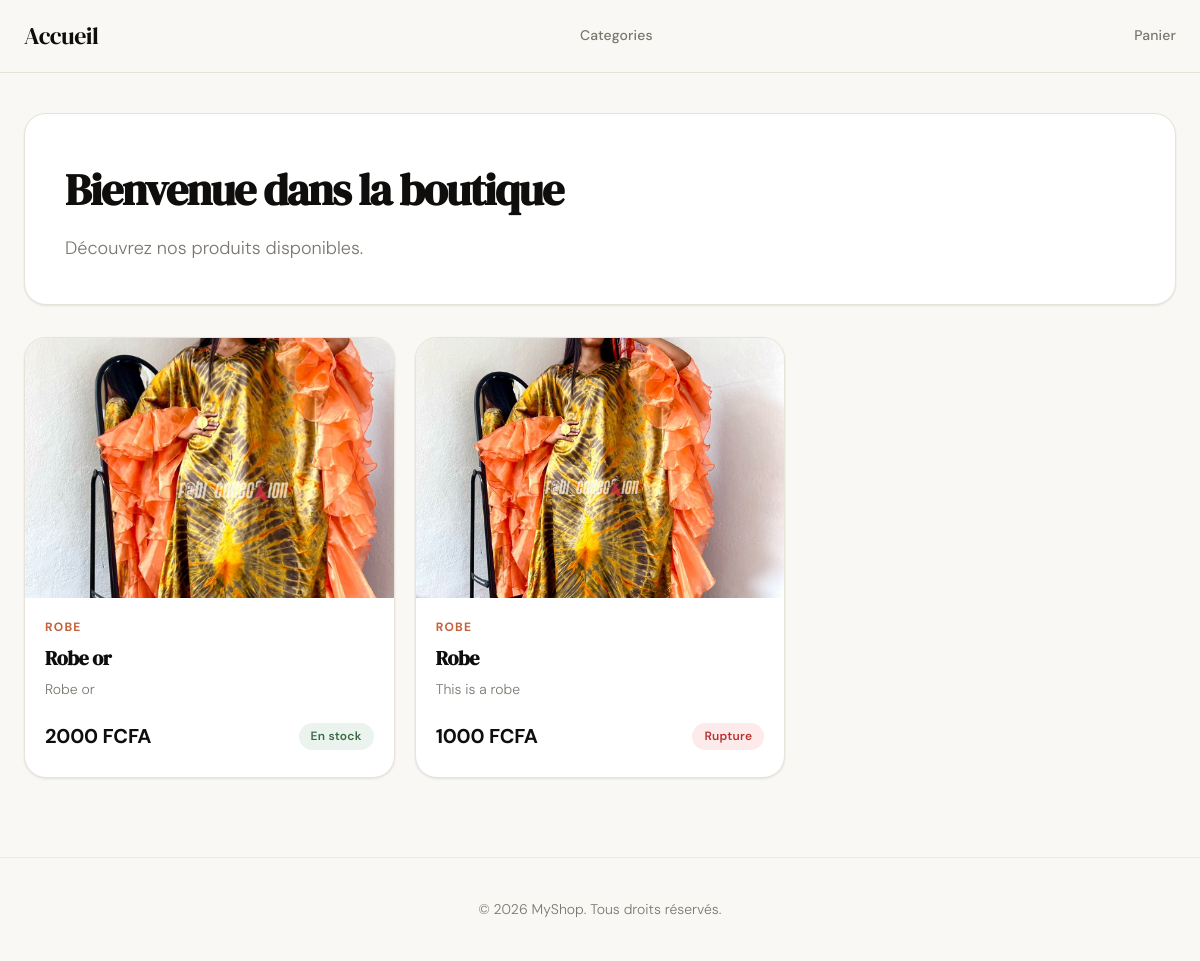
The page /store/ on the database as committed earlier.
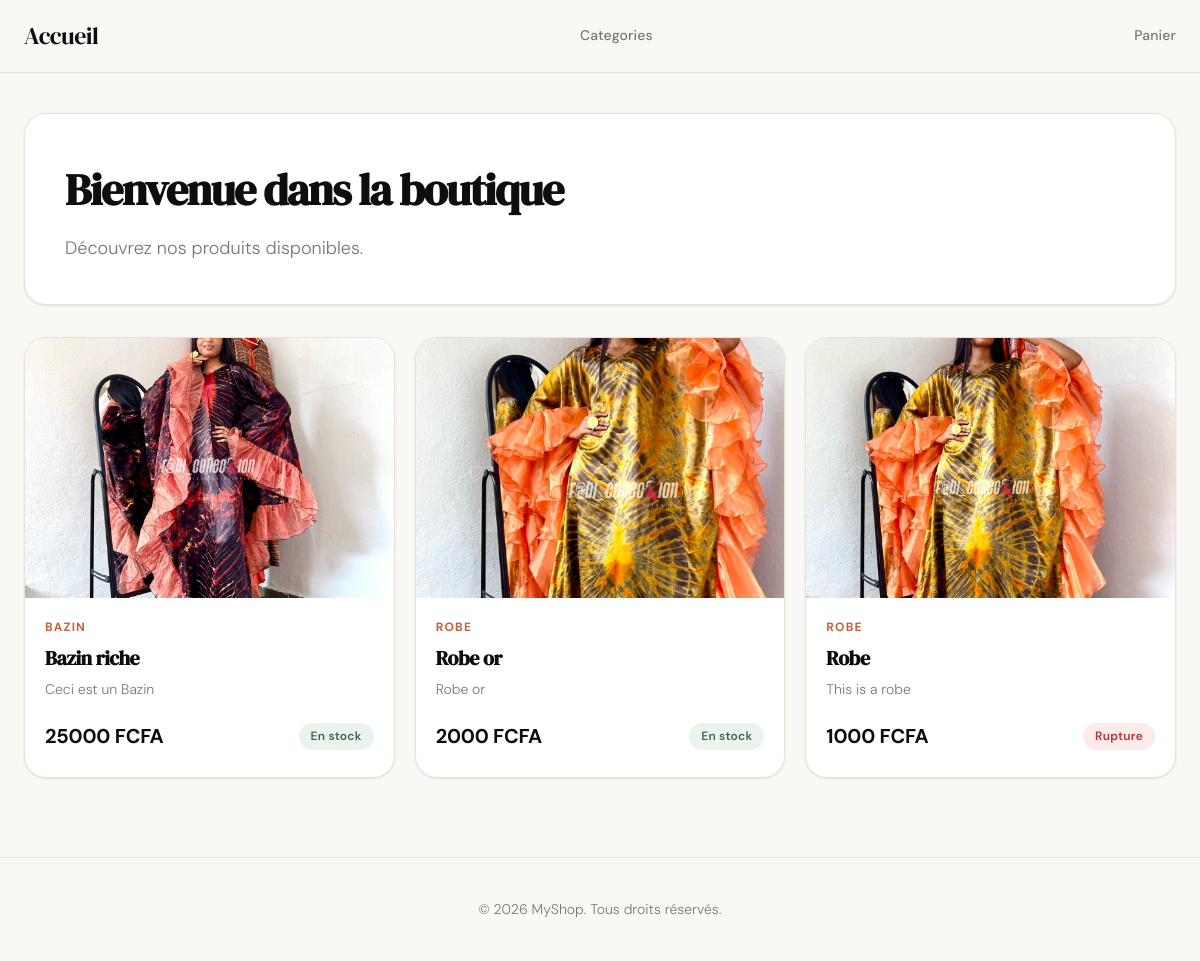
The same page on the database as committed later.
### store/models.py (models this page shows, shortened)
class Product(models.Model):
    name = models.CharField(max_length=100)
    description = models.TextField()
    price = models.IntegerField()
    category = models.ForeignKey(to='Category', on_delete=models.CASCADE)
    image = models.ImageField(blank=True, null=True)
    stock = models.IntegerField()
    is_available = models.BooleanField(default=False)
    is_featured = models.BooleanField(default=False)
    created_at = models.DateTimeField(auto_now_add=True)
    updated_at = models.DateTimeField(auto_now=True)

class Category(models.Model):
    name = models.CharField(max_length=100)

### store/views.py (the view)
# urls.py: path('', include('store.urls'))
def store(request):
    products = Product.objects.all().order_by("-created_at")
    return render(request, 'store.html', {"products": products})

### store/templates/store.html (shortened to what this page needs)
{% extends 'base.html' %}
{% block content %}
<section class="page-header">
    <h1>Bienvenue dans la boutique</h1>
    <p>Découvrez nos produits disponibles.</p>
</section>
<section class="products-grid">
    {% for product in products %}
        <article class="product-card">
            <a href="{% url 'produit_detail' product.pk %}">
                {% if product.image %}
                    <img src="{{ product.image.url }}" alt="{{ product.name }}">
                {% else %}
                    <div class="product-image-placeholder">
                        <span>Aucune image</span>
                    </div>
                {% endif %}
            </a>
            <div class="product-card-body">
                <p class="product-category">{{ product.category.name }}</p>
                <h2>
                    <a href="{% url 'produit_detail' product.pk %}">
                        {{ product.name }}
                    </a>
                </h2>
                <p class="product-description">
                    {{ product.description|truncatewords:14 }}
                </p>
                <div class="product-bottom">
                    <p class="product-price">{{ product.price }} FCFA</p>
                    {% if product.stock > 0 and product.is_available %}
                        <span class="product-stock">En stock</span>
                    {% else %}
                        <span class="product-out">Rupture</span>
                    {% endif %}
                </div>
            </div>
        </article>
    {% empty %}
        <p>Aucun produit disponible pour le moment.</p>
    {% endfor %}
</section>
{% endblock %}

### store/templates/base.html (shortened to what this page needs)
{% load static %}
<!DOCTYPE html>
<html lang="fr">
<head>
    <link rel="stylesheet" href="{% static 'css/styles.css' %}">
</head>
<body>
<header>
    <nav class="navbar">
        <div class="nav-brand">
            <a href="{% url 'home' %}">Accueil</a>
        </div>
        <div class="nav-links">
            <a href="{% url 'categories' %} ">Categories</a>
        </div>
        <div class="nav-links">
            <a href="{% url 'cart' %} ">Panier</a>
        </div>
    </nav>
</header>
<main>
    {% block content %}
    {% endblock %}
</main>
<footer>
    <p>&copy; 2026 MyShop. Tous droits réservés.</p>
</footer>
</body>
</html>

Rows that differ between the two databases and show on the page:
added Product: image (picture), category.name "BAZIN", name "Bazin riche", description "Ceci est un Bazin", price "25000", stock "En stock"
